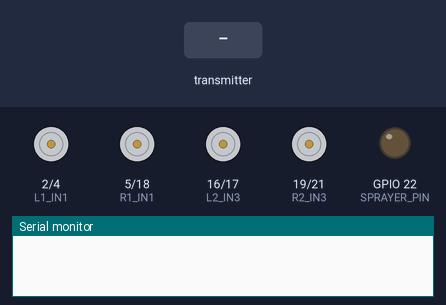
The sketch below on a simulated ESP32. Parts: motor-driver pin pairs drawn as motors (green arrow = first pin HIGH = forward, orange = second pin HIGH = backward, longer = more drive), output pins drawn as LEDs (lit = HIGH), the last lines printed to the serial monitor. The test bench sets the inputs (shaded band).

Above: at 1.2 s.
1.3 s: the transmitter starts sending forward = 1
At 1.8 s:
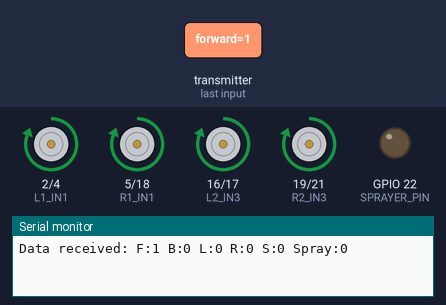
2.8 s: the transmitter starts sending spray = 1
At 4.0 s:
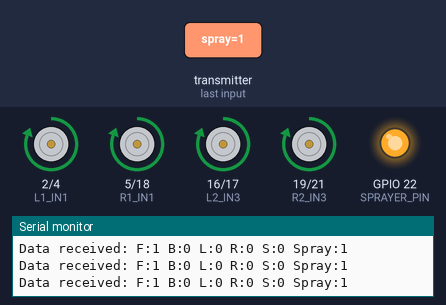
4.3 s: the transmitter starts sending spray = 0
At 5.2 s:
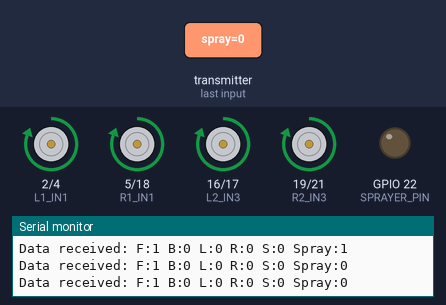
Timing chart, 0 to 7.3 s (numbered marks = the images above; inputs shaded):
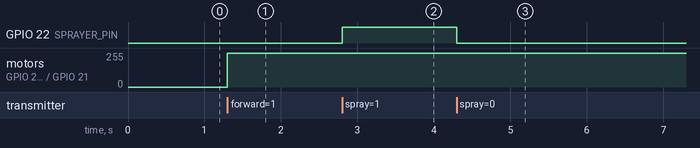

Measured:
- after the input at 1.3 s, motor on GPIO 2 (L1_IN1) / GPIO 4 (L1_IN2), motor on GPIO 5 (R1_IN1) / GPIO 18 (R1_IN2), motor on GPIO 16 (L2_IN3) / GPIO 17 (L2_IN4), motor on GPIO 19 (R2_IN3) / GPIO 21 (R2_IN4): stopped → forward 255/255 at once
- after the input at 2.8 s, GPIO 22 (SPRAYER_PIN): LOW → HIGH at once
- after the input at 4.3 s, GPIO 22 (SPRAYER_PIN): HIGH → LOW at once

The sketch:

receiver.ino
```cpp
#include <WiFi.h>
#include <esp_now.h>

// Motor Pins
#define L1_IN1 2
#define L1_IN2 4
#define L2_IN3 16
#define L2_IN4 17

#define R1_IN1 5
#define R1_IN2 18
#define R2_IN3 19
#define R2_IN4 21

#define SPRAYER_PIN 22
bool sprayerOn = false; // Tracks current state

// Struct matches transmitter
typedef struct struct_message {
  bool forward;
  bool backward;
  bool left;
  bool right;
  bool stop;
  bool spray;
} struct_message;

struct_message incomingData;

void stopMotors() {
  digitalWrite(L1_IN1, LOW); digitalWrite(L1_IN2, LOW);
  digitalWrite(L2_IN3, LOW); digitalWrite(L2_IN4, LOW);
  digitalWrite(R1_IN1, LOW); digitalWrite(R1_IN2, LOW);
  digitalWrite(R2_IN3, LOW); digitalWrite(R2_IN4, LOW);
}

void moveForward() {
  digitalWrite(L1_IN1, HIGH); digitalWrite(L1_IN2, LOW);
  digitalWrite(L2_IN3, HIGH); digitalWrite(L2_IN4, LOW);
  digitalWrite(R1_IN1, HIGH); digitalWrite(R1_IN2, LOW);
  digitalWrite(R2_IN3, HIGH); digitalWrite(R2_IN4, LOW);
}

void moveBackward() {
  digitalWrite(L1_IN1, LOW); digitalWrite(L1_IN2, HIGH);
  digitalWrite(L2_IN3, LOW); digitalWrite(L2_IN4, HIGH);
  digitalWrite(R1_IN1, LOW); digitalWrite(R1_IN2, HIGH);
  digitalWrite(R2_IN3, LOW); digitalWrite(R2_IN4, HIGH);
}

void turnLeft() {
  digitalWrite(L1_IN1, LOW); digitalWrite(L1_IN2, HIGH);
  digitalWrite(L2_IN3, LOW); digitalWrite(L2_IN4, HIGH);
  digitalWrite(R1_IN1, HIGH); digitalWrite(R1_IN2, LOW);
  digitalWrite(R2_IN3, HIGH); digitalWrite(R2_IN4, LOW);
}

void turnRight() {
  digitalWrite(L1_IN1, HIGH); digitalWrite(L1_IN2, LOW);
  digitalWrite(L2_IN3, HIGH); digitalWrite(L2_IN4, LOW);
  digitalWrite(R1_IN1, LOW); digitalWrite(R1_IN2, HIGH);
  digitalWrite(R2_IN3, LOW); digitalWrite(R2_IN4, HIGH);
}


void onDataRecv(const esp_now_recv_info_t *info, const uint8_t *data, int len) {
  if (len != sizeof(struct_message)) {
    Serial.println("Invalid data size received");
    return;
  }

  memcpy(&incomingData, data, sizeof(incomingData));
  Serial.print("Data received: ");
  Serial.print("F:"); Serial.print(incomingData.forward);
  Serial.print(" B:"); Serial.print(incomingData.backward);
  Serial.print(" L:"); Serial.print(incomingData.left);
  Serial.print(" R:"); Serial.print(incomingData.right);
  Serial.print(" S:"); Serial.print(incomingData.stop);
  Serial.print(" Spray:"); Serial.println(incomingData.spray);

  // Movement logic
  if (incomingData.forward) {
    moveForward();
  } else if (incomingData.backward) {
    moveBackward();
  } else if (incomingData.left) {
    turnLeft();
  } else if (incomingData.right) {
    turnRight();
  } else if (incomingData.stop) {
    stopMotors();
  }

  // Sprayer logic
  if(incomingData.spray){
    digitalWrite(SPRAYER_PIN, HIGH);
  }
  else{
    digitalWrite(SPRAYER_PIN, LOW);
  }

}

void setup() {
  Serial.begin(115200);

  pinMode(L1_IN1, OUTPUT); pinMode(L1_IN2, OUTPUT);
  pinMode(L2_IN3, OUTPUT); pinMode(L2_IN4, OUTPUT);
  pinMode(R1_IN1, OUTPUT); pinMode(R1_IN2, OUTPUT);
  pinMode(R2_IN3, OUTPUT); pinMode(R2_IN4, OUTPUT);
  pinMode(SPRAYER_PIN, OUTPUT);
  digitalWrite(SPRAYER_PIN, LOW);

  WiFi.mode(WIFI_STA);
  if (esp_now_init() != ESP_OK) {
    Serial.println("ESP-NOW init failed!");
    return;
  }

  esp_now_register_recv_cb(onDataRecv);
  stopMotors();
  sprayerOn = false;
}

void loop() {
  // Everything is handled in callback
}
```
